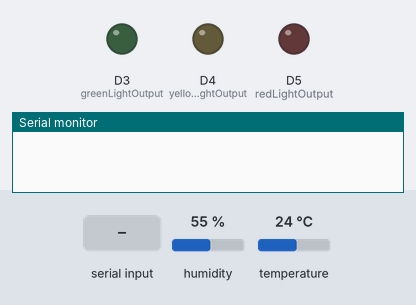
A sketch run on a simulated ESP8266 (NodeMCU). Parts: output pins drawn as LEDs (lit = HIGH), the last lines printed to the serial monitor. Inputs (shaded band) come from the test bench; at power-on: temperature 24 °C, humidity 55 %.

Above: at 2.2 s.
2.3 s: temperature set to 21 °C
At 3.5 s:
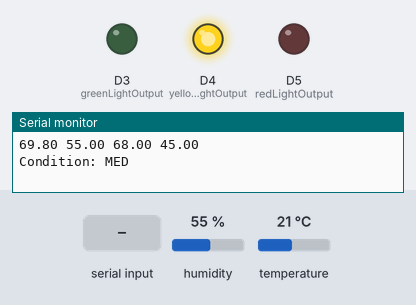
5.3 s: "T:\n" received over Serial
At 8.2 s:
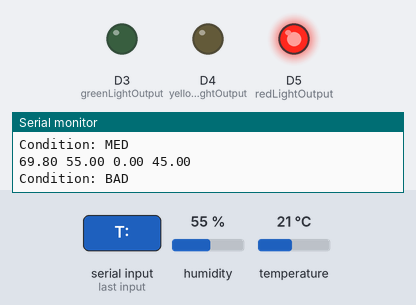
Timing chart, 0 to 9.7 s (numbered marks = the images above; inputs shaded):
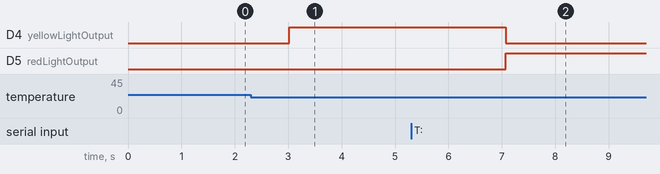

Measured:
- the behaviour switches between 23 and 22 °C on temperature (found by bisection; images 0 and 1)
- after the input at 2.3 s, D4 (yellowLightOutput): LOW → HIGH after 0.72 s; D5 (redLightOutput): stays LOW (without the input it goes to HIGH after 0.72 s)
- after the input at 5.3 s, D4 (yellowLightOutput): HIGH → LOW after 1.8 s; D5 (redLightOutput): LOW → HIGH after 1.8 s

The sketch:

ReadTempAndHumidity.ino
```cpp
// code adapted from this DHT library example
// https://github.com/adafruit/DHT-sensor-library/blob/master/examples/DHTtester/DHTtester.ino

// sensor info
#include "DHT.h"
#define DHTPIN D2
#define DHTTYPE DHT11
DHT dht(DHTPIN, DHTTYPE);

#pragma region variables

float ideal_humidity = 45;
float ideal_humidity_range = 5;
float bad_humidity_range = 10;

float ideal_temperature = 68;
float ideal_temperature_range = 3;
float bad_temperature_range = 5;

int redLightOutput = D5;
int yellowLightOutput = D4;
int greenLightOutput = D3;

enum roomCondition {
    GOOD,
    MED,
    BAD
};

#pragma endregion

roomCondition check_condition(float temperature, float humidity) {
    //given room temperature and condition return a roomCondition Enum value
    // GOOD, MED, or BAD reflecting the difference between the current
    // room state and the desired room state
    float humidity_diff = abs(ideal_humidity - humidity);
    float temperature_diff = abs(ideal_temperature - temperature);

    // far range
    if (humidity_diff > bad_humidity_range ||
        temperature_diff > bad_temperature_range) {
        return BAD;
    }
    //close range
    else if (humidity_diff > ideal_humidity_range ||
             temperature_diff > ideal_temperature_range) {
        return MED;
    }
    //good range
    else {
        return GOOD;
    }
}

void setLights(roomCondition currentCondition) {
    // set the lights based on the current condition
    // (red for bad, yellow is med, green is good!)
    switch (currentCondition) {
        case GOOD:
            //green light on, others off
            digitalWrite(greenLightOutput, HIGH);
            digitalWrite(yellowLightOutput, LOW);
            digitalWrite(redLightOutput, LOW);
            Serial.println("Condition: GOOD");
            break;

        case MED:
            //yellow light on, others off
            digitalWrite(greenLightOutput, LOW);
            digitalWrite(yellowLightOutput, HIGH);
            digitalWrite(redLightOutput, LOW);
            Serial.println("Condition: MED");
            break;

        case BAD:
            //red light on, others off
            digitalWrite(greenLightOutput, LOW);
            digitalWrite(yellowLightOutput, LOW);
            digitalWrite(redLightOutput, HIGH);
            Serial.println("Condition: BAD");
            break;
    }
}


// somewhere to store the incoming message
String incoming = "";

void setup() {
    // delay(2000);
    // setting revelvent pinmodes
    pinMode(redLightOutput, OUTPUT);
    pinMode(yellowLightOutput, OUTPUT);
    pinMode(greenLightOutput, OUTPUT);
    // pinMode(D2, INPUT);

    Serial.begin(9600);
    dht.begin();
    delay(1000); //give the sensor a few seconds
}

void loop() {
    delay(2000);
    //the library advises using a delay + leaving a few seconds between measurements

    if (Serial.available() > 0) {
        //read the incoming message
        incoming = Serial.readStringUntil('\n');
        incoming.trim();

        if (incoming.startsWith("T:")) { // temperature message
            ideal_temperature = incoming.substring(2).toInt();
        }
        else if (incoming.startsWith("H:")) { // humidity message
            ideal_humidity = incoming.substring(2).toInt();
        }
    }

    float temperature = dht.readTemperature(true); //true to read in as farenheit
    float humidity = dht.readHumidity();

    Serial.print(temperature);
    Serial.print(" ");
    Serial.print(humidity);
    Serial.print(" ");
    Serial.print(ideal_temperature);
    Serial.print(" ");
    Serial.println(ideal_humidity);

    roomCondition currentCondition = check_condition(temperature, humidity);
    setLights(currentCondition);

}
```
